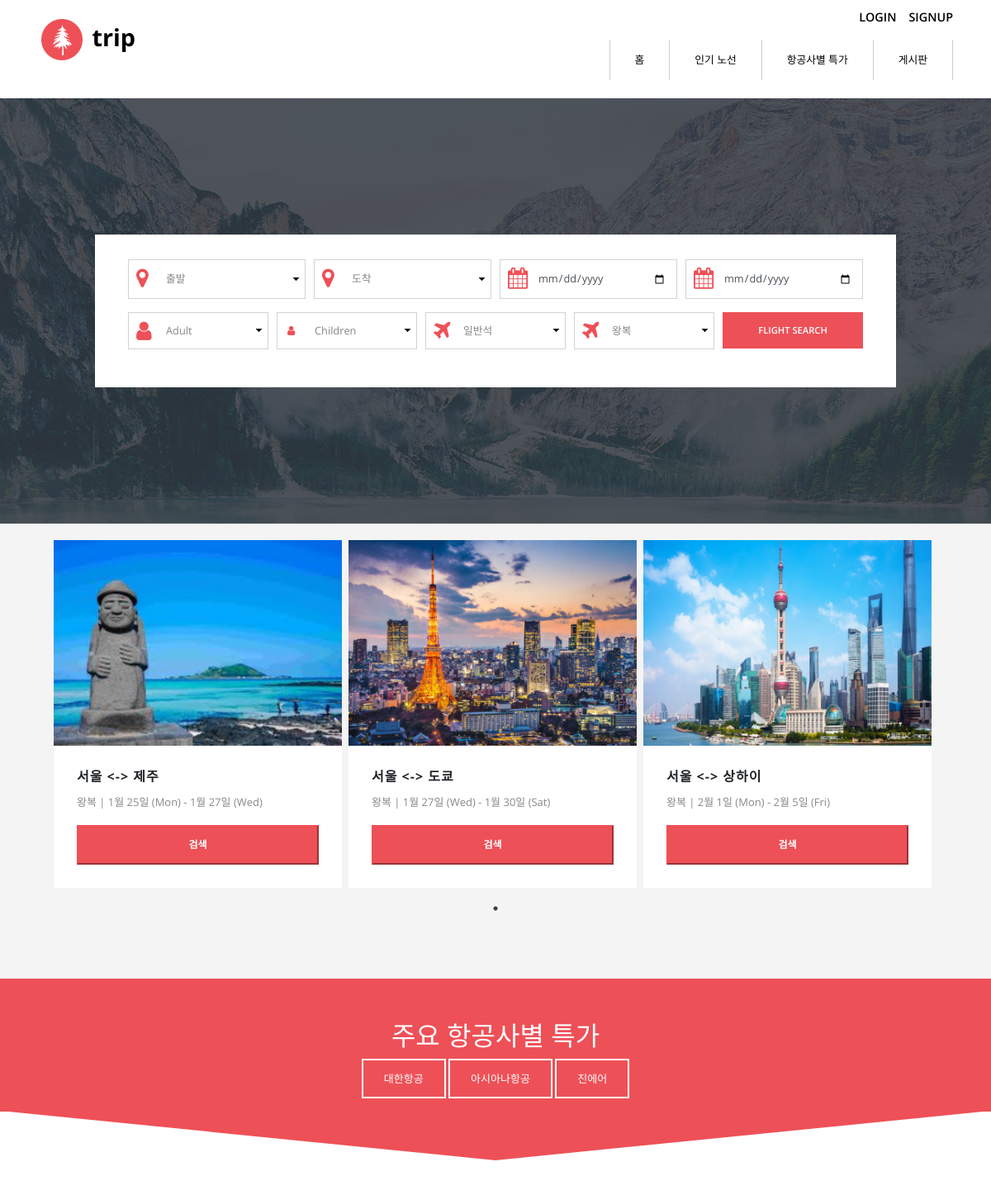
The app's page / (upper part), older data.
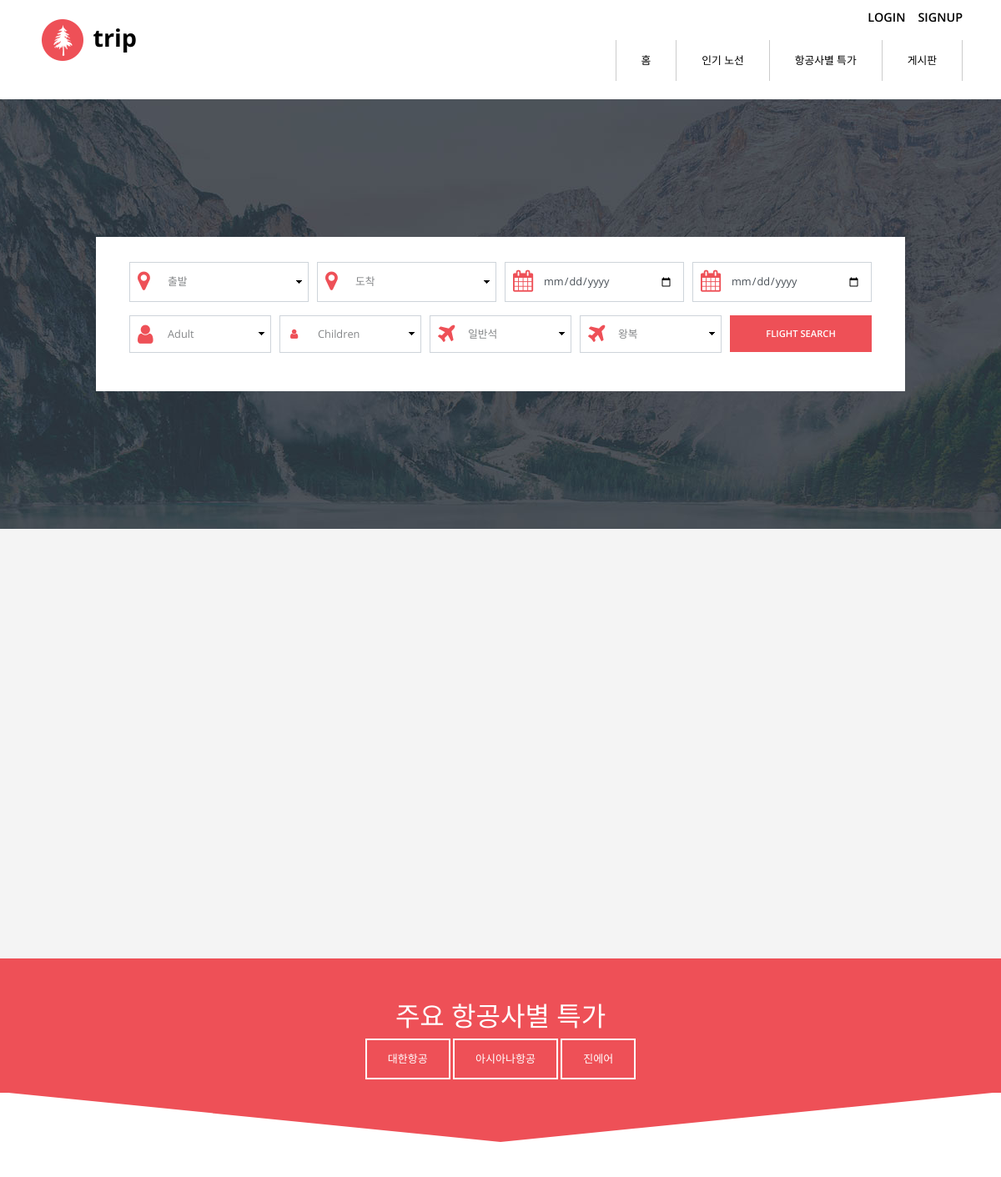
The same page, newer data.
### air_app/models.py (models this page shows)
class Reservation(models.Model):
    objects = models.Manager()
    user_id = models.ForeignKey(User, on_delete = models.CASCADE, related_name="reservation")   # 유저 외래키
    go_ticket_id = models.ForeignKey(Ticket, on_delete=models.CASCADE, related_name="go_ticket", null=True)  # 가는편 외래키
    come_ticket_id = models.ForeignKey(Ticket, on_delete=models.CASCADE, related_name="come_ticket", null=True)    # 오는편 외래키
    reservation_date = models.DateField(auto_now_add=True)   # 예약날짜
    price = models.IntegerField()   # 결제금액

class Ticket(models.Model):
    objects = models.Manager()
    airline_id = models.ForeignKey(Airline, on_delete=models.CASCADE, related_name="ticket")   # 항공사 외래키
    departure_place = models.CharField(max_length=50)  # 출발지
    arrival_place = models.CharField(max_length=50)    # 도착지
    departure_airport = models.CharField(max_length=10)    # 출발공항(공항코드)
    arrival_airport = models.CharField(max_length=10)  # 도착공항(공항코드)
    departure_time = models.TimeField()    # 출발시간
    arrival_time = models.TimeField()   # 도착시간
    departure_data = models.DateField() # 출발날짜
    first_class_price = models.IntegerField()   # 일등석 가격
    business_class_price = models.IntegerField()    # 비즈니스 가격
    premium_price = models.IntegerField()   # 프리미엄 가격
    economy_price = models.IntegerField()   # 일반석 가격

class Airline(models.Model):
    objects = models.Manager()
    name = models.CharField(max_length=50)  # 항공사 이름
    air_img = models.FileField(upload_to='air_imag/')   # 항공사 이미지 경로

### main_app/views.py (the view)
# urls.py: path('', views.indexViews, name='index'),
def indexViews(request):
    context = MainService().searchPlace()
    return render(request, 'index.html',context)

### main_app/templates/index.html (shortened to what this page needs)
{%extends "base.html"%}
{% load static %}
{%block content%}
            <div class="tm-section tm-bg-img" id="tm-section-1">
                <div class="tm-bg-white ie-container-width-fix-2">
                    <div class="container ie-h-align-center-fix">
                        <div class="row">
                            <div class="col-xs-12 ml-auto mr-auto ie-container-width-fix">
                                <form action="/air_app/searchList_go" method="POST" class="tm-search-form tm-section-pad-2">{% csrf_token %}
                                    <div class="form-row tm-search-form-row">
                                        <div class="form-group tm-form-element tm-form-element-100">
                                            <i class="fa fa-map-marker fa-2x tm-form-element-icon"></i>
                                            <select name="departure_place" type="text" class="form-control tm-select" id="departureCity" >
                                                <option value ="">출발</option>
                                            </select>
                                        </div>
                                        <div class="form-group tm-form-element tm-form-element-100">
                                            <i class="fa fa-map-marker fa-2x tm-form-element-icon"></i>
                                            <select name="arrival_place" type="text" class="form-control tm-select" id="arrivalCity" >
                                                <option value="">도착</option>
                                            </select>
                                        </div>
                                        <div class="form-group tm-form-element tm-form-element-50">
                                            <i class="fa fa-calendar fa-2x tm-form-element-icon"></i>
                                            <input name="departure_data" type="date" class="form-control" id="departure_data" placeholder="출발하는 날짜">
                                        </div>
                                        <div class="form-group tm-form-element tm-form-element-50">
                                            <i class="fa fa-calendar fa-2x tm-form-element-icon"></i>
                                            <input name="arrival_data" type="date" class="form-control" id="arrival_data" placeholder="도착하는 날짜">
                                        </div>
                                    </div>
                                    <div class="form-row tm-search-form-row">
                                        <div class="form-group tm-form-element tm-form-element-2">
                                            <select name="adult" class="form-control tm-select" id="adult">
                                                <option value="0">Adult</option>
                                            </select>
                                            <i class="fa fa-2x fa-user tm-form-element-icon"></i>
                                        </div>
                                        <div class="form-group tm-form-element tm-form-element-2">
                                            <select name="children" class="form-control tm-select" id="children">
                                                <option value="0">Children</option>
                                            </select>
                                            <i class="fa fa-user tm-form-element-icon tm-form-element-icon-small"></i>
                                        </div>
                                        <div class="form-group tm-form-element tm-form-element-2">
                                            <select name="seat" class="form-control tm-select" id="seat">
                                                <option value="1">일반석</option>
                                            </select>
                                            <i class="fa fa-2x fa-plane tm-form-element-icon"></i>
                                        </div>
                                         <div class="form-group tm-form-element tm-form-element-2">
                                            <select name="section" class="form-control tm-select" id="section">
                                                <option value="round_trip">왕복</option>
                                            </select>
                                            <i class="fa fa-2x fa-plane tm-form-element-icon"></i>
                                        </div>
                                        <div class="form-group tm-form-element tm-form-element-2">
                                            <button type="submit" class="btn btn-primary tm-btn-search" onclick="return searchCheck()">Flight Search</button>
                                        </div>
                                      </div>
                                </form>
                            </div>
                        </div>
                    </div>
                </div>
            </div>
            <div class="tm-section tm-section-pad tm-bg-gray" id="tm-section-2">
                <div class="container">
                    <div class="row">
                        <div class="col-sm-12 col-md-12 col-lg-12 col-xl-12">
                            <div id="tm-article-carousel">
                                {% for rank in ranking_list %}
                                <article class="tm-bg-white mr-2 tm-carousel-item">
                                    <img src="/media/place_img/{{rank.go_ticket_id.arrival_place}}.png" alt="Image" class="img-fluid">
                                    <div class="tm-article-pad">
                                        <header><h3 class="text-uppercase tm-article-title-2">{{rank.go_ticket_id.departure_place}} &lt-&gt {{rank.go_ticket_id.arrival_place}}</h3></header>
                                        <p>왕복 | {{rank.go_ticket_id.departure_data | date:'n월 j일 (D)'}} - {{rank.come_ticket_id.departure_data | date:'n월 j일 (D)'}}</p>
                                        <form action="air_app/searchList_go" method="post">{% csrf_token %}
                                            <button type="submit" class="text-uppercase btn-primary tm-btn-primary">검색</a>
                                        </form>
                                    </div>
                                </article>
                                {% endfor %}
                            </div>
                        </div>
                    </div>
                </div>
            </div>
            <div class="tm-section-2", id="tm-section-3">
                <div class="container">
                    <div class="row">
                        <div class="col text-center">
                            <h4 class="tm-section-title">주요 항공사별 특가</h4>
                            {% for airline in airline_list %}
                            <p href="" class="tm-color-white tm-btn-white-bordered" id="{{airline.id}}" onclick="airlineSelected(this.id)">{{airline.name}}</p>
                            {% endfor %}
                        </div>
                    </div>
                </div>
            </div>
            <div class="tm-section tm-position-relative">
                <svg xmlns="http://www.w3.org/2000/svg" viewBox="0 0 100 100" preserveAspectRatio="none" class="tm-section-down-arrow">
                    <polygon fill="#ee5057" points="0,0  100,0  50,60"></polygon>
                </svg>
                <div class="container tm-pt-5 tm-pb-4">
                </div>
            </div>
{%endblock content%}

### templates/base.html (shortened to what this page needs)
<!DOCTYPE html>
<html lang="en">
<head>
    {% load static %}
    <link rel="stylesheet" href="{%static 'font-awesome-4.7.0/css/font-awesome.min.css'%}">
    <link rel="stylesheet" href="{%static 'css/bootstrap.min.css'%}">
    <link rel="stylesheet" type="text/css" href="{%static 'slick/slick.css'%}"/>
    <link rel="stylesheet" type="text/css" href="{%static 'slick/slick-theme.css'%}"/>
    <link rel="stylesheet" href="{%static 'css/tooplate-style.css'%}">
    <link rel="stylesheet" href="http://code.jquery.com/ui/1.12.1/themes/base/jquery-ui.css" type="text/css" />
</head>
    <body>
        <div class="tm-main-content" id="top">
            <div class="tm-top-bar-bg"></div>
            <div class="tm-top-bar" id="tm-top-bar">
                <div class="container">
                    <div class="row">
                        <nav class="navbar navbar-expand-lg narbar-light">
                            <div>
                                <a class="navbar-brand mr-auto" href="/">
                                    <img src="{%static 'img/logo.png'%}" alt="Site logo">
                                    trip
                                </a>
                            </div>
                            <div style="width:100%">
                                <div class="navbar-brand mr-auto"style="height: 50%; box-sizing: border-box;
                                width:100%;">
                                    <ul class="login ml-auto" >
                                        {% if request.session.login_id %}
                                         {% if request.session.login_id == 'admin@admin.com' %}
                                         <li class="login-item">
                                            <a class="login-item-login" href="/admin"> 디비관리 </a>
                                        </li>
                                        {% else %}
                                        <li class="login-item">
                                            <a class="login-item-login" href="/air_app/reservation_list"> 예약확인 </a>
                                        </li>
                                        {% endif %}
                                        <li class="login-item">
                                            <a class="login-item-signup" href="/user_app/logout" >logout</a>
                                        </li>
                                        {% else %}
                                        <li class="login-item">
                                            <a class="login-item-login" href="/user_app/login">login</a>
                                        </li>
                                        <li class="login-item">
                                            <a class="login-item-signup" href="/user_app/signup" >signup</a>
                                        </li>
                                        {% endif %}
                                    </ul>
                                </div>
                                <div id="mainNav" class="collapse navbar-collapse tm-bg-white" style="height: 50%;">
                                    <ul class="navbar-nav ml-auto">
                                    <li class="nav-item">
                                        <a class="nav-link" href="#top">홈 <span class="sr-only">(current)</span></a>
                                    </li>
                                    <li class="nav-item">
                                        <a class="nav-link" href="#tm-section-2">인기 노선</a>
                                    </li>
                                    <li class="nav-item">
                                        <a class="nav-link" href="#tm-section-3">항공사별 특가</a>
                                    </li>
                                    <li class="nav-item">
                                        <a class="nav-link" href="/board_app/board_list">게시판</a>
                                    </li>
                                    </ul>
                                </div>
                            </div>
                        </nav>
                    </div>
                </div>
            </div>
            {%block content%}
            {%endblock content%}
        </div>
</body>
</html>

Row changes from the older to the newer data that the page shows:
removed Reservation: shows a picture, go_ticket_id.departure_place "서울", go_ticket_id.arrival_place "제주", go_ticket_id.departure_data "1월 25일 (Mon)", come_ticket_id.departure_data "1월 27일 (Wed)"
removed Reservation: shows a picture, go_ticket_id.departure_place "서울", go_ticket_id.arrival_place "도쿄", go_ticket_id.departure_data "1월 27일 (Wed)", come_ticket_id.departure_data "1월 30일 (Sat)"
removed Reservation: shows a picture, go_ticket_id.departure_place "서울", go_ticket_id.arrival_place "상하이", go_ticket_id.departure_data "2월 1일 (Mon)", come_ticket_id.departure_data "2월 5일 (Fri)"
